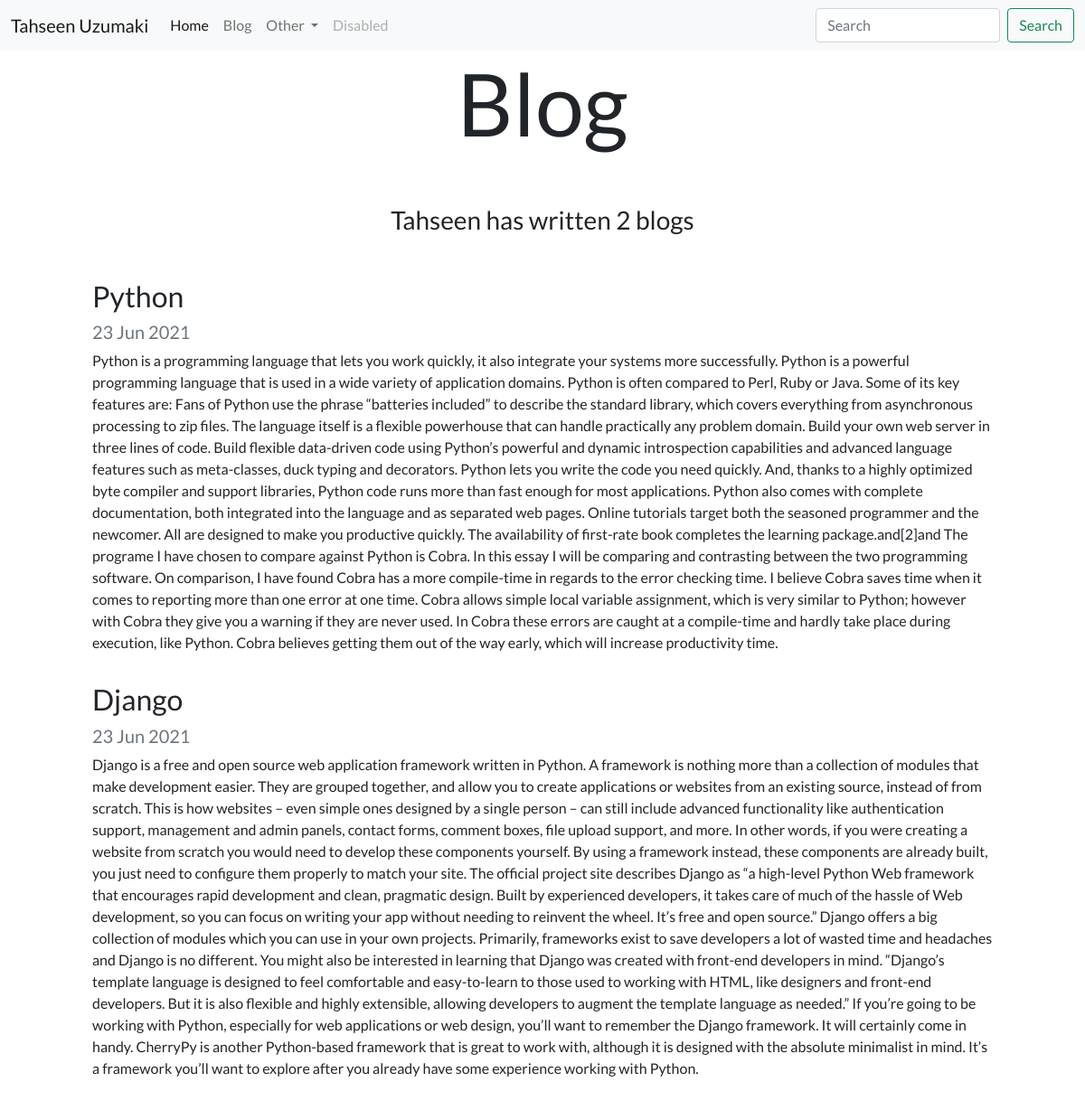
Screenshot of /blog/ with the database file from the repository.
### blog/models.py (models this page shows, shortened)
class Blog(models.Model):
    title = models.CharField(max_length=150)
    description = models.TextField()
    date = models.DateField()

### blog/views.py (the view)
# urls.py: path('', views.all_blogs, name='all_blogs'),
def all_blogs(request):
    blogs = Blog.objects.order_by('-date')[:5]
    return render(request, 'blog/all_blogs.html', {'blogs': blogs})

### blog/templates/blog/all_blogs.html (shortened to what this page needs)
{% extends 'portfolio/base.html' %}
{% block content %}
{% load static %}
<!DOCTYPE html>
<html lang="en" dir="ltr">
<head>
</head>
<body>
<h1 id="blogtitle" class="font-weight-bold text-center">Blog</h1>
<br>
<br>
<h3 class="text-center mb-5">Tahseen has written {{blogs.count}} blog{{blogs.count|pluralize}}</h3>
{% if blogs %}
  {% for item in blogs %}
    <div class="row justify-content-center my-3">
      <div class="col-md-10">
        <h2>{{ item.title }}</h2>
        <h5 class="text-muted">{{ item.date|date:'j M Y' }}</h5>
        <p>{{ item.description }}</p>
      </div>
    </div>
  {% endfor %}
{% else %}
  <p>No blogs found</p>
{% endif %}
</body>
</html>
{% endblock %}

### portfolio/templates/portfolio/base.html (shortened to what this page needs)
{% load static %}
<!DOCTYPE html>
<html lang="en">
  <head>
    <link href="https://cdn.jsdelivr.net/npm/bootstrap@5.0.2/dist/css/bootstrap.min.css" rel="stylesheet">
    <link rel="stylesheet" href="{% static "portfolio/custom.css" %}">
  </head>
  <body>
  <nav class="navbar navbar-expand-lg navbar-light bg-light">
      <div class="container-fluid">
        <a class="navbar-brand" href="{% static 'portfolio/mybio.pdf' %}">Tahseen Uzumaki</a>
      <div class="collapse navbar-collapse" id="navbarSupportedContent">
        <ul class="navbar-nav me-auto mb-2 mb-lg-0">
        <li class="nav-item">
          <a class="nav-link active" aria-current="page" href="{% url 'homepage' %}">Home</a>
        </li>
        <li class="nav-item">
          <a class="nav-link" href="{% url 'blog:all_blogs' %}">Blog</a>
        </li>
        <li class="nav-item dropdown">
          <a class="nav-link dropdown-toggle" href="#" id="navbarDropdown" role="button" data-bs-toggle="dropdown" aria-expanded="false">
            Other
          </a>
        </li>
        <li class="nav-item">
          <a class="nav-link disabled" href="#" tabindex="-1" aria-disabled="true">Disabled</a>
        </li>
        </ul>
      <form class="d-flex">
        <input class="form-control me-2" type="search" placeholder="Search" aria-label="Search">
        <button class="btn btn-outline-success" type="submit">Search</button>
      </form>
    </div>
  </div>
</nav>
    {% block content %}{% endblock %}
  </body>
</html>

### portfolio/static/portfolio/custom.css (style rules this page uses)
body { font-family: 'Lato', sans-serif; }
#blogtitle { font-size: 6rem; text-align: center; }

### rows the page displays
Blog: title "Python", date "23 Jun 2021", description "Python is a programming language that lets you work quickly, it also integrate your systems more successfully. Python is a powerful programming language that is used in a wide variety of application domains. Python is often compared to Perl, Ruby or Java. Some of its key features are: Fans of Python use the phrase “batteries included” to describe the standard library, which covers everything from asynchronous processing to zip files. The language itself is a flexible powerhouse that can handle practically any problem domain. Build your own web server in three lines of code. Build flexible data-driven code using Python’s powerful and dynamic introspection capabilities and advanced language…"
Blog: title "Django", date "23 Jun 2021", description "Django is a free and open source web application framework written in Python. A framework is nothing more than a collection of modules that make development easier. They are grouped together, and allow you to create applications or websites from an existing source, instead of from scratch. This is how websites – even simple ones designed by a single person – can still include advanced functionality like authentication support, management and admin panels, contact forms, comment boxes, file upload support, and more. In other words, if you were creating a website from scratch you would need to develop these components yourself. By using a framework instead, these components are already built,…"

### other values shown
{{ blogs.count }} "2"
